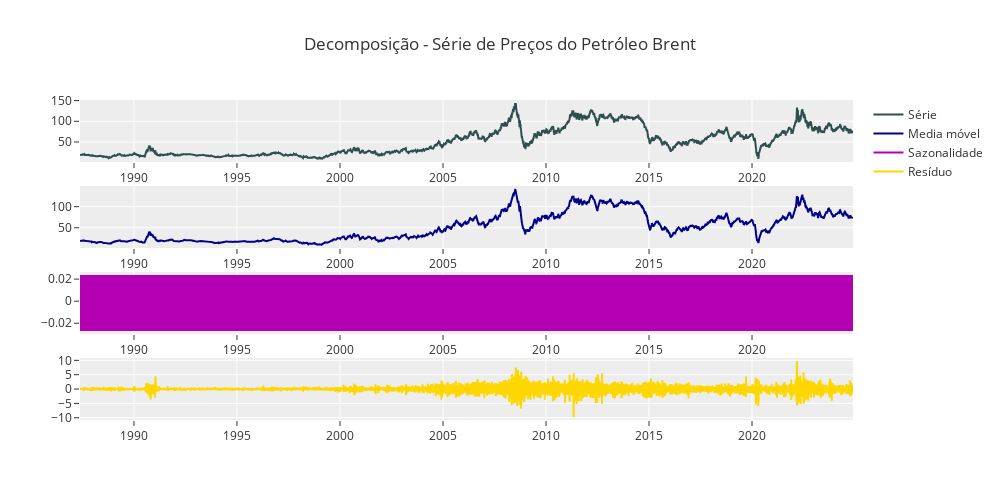

Notebook cell for this chart:
### Code cell
media_movel = resultados.trend.to_frame()
sazonalidade = resultados.seasonal.to_frame()
residuo = resultados.resid.to_frame()

fig = make_subplots(rows = 4, cols = 1)
fig.add_trace(go.Scatter(x=df_eda.index, y=df.preco, name='Série', marker=dict(color='#2F4F4F')), row=1, col=1)
fig.add_trace(go.Scatter(x=media_movel.index, y=media_movel.trend, name='Media móvel', marker=dict(color='#00008B')), row=2, col=1)
fig.add_trace(go.Scatter(x=sazonalidade.index, y=sazonalidade.seasonal, name='Sazonalidade', marker = dict(color='#B300B3')), row=3, col=1)
fig.add_trace(go.Scatter(x=residuo.index, y=residuo.resid, name='Resíduo', marker=dict(color='#FFD700')), row=4, col=1)
fig.update_layout(
    title={
        'text': 'Decomposição - Série de Preços do Petróleo Brent',
        'x': 0.5,
        'xanchor': 'center'
    },
    width=1000,
    height=500,
    template=template
)
fig.show()

### Figure 1 — Plotly figure (JSON) as saved in the notebook; plotly's stock layout.template omitted (floating-point values rounded to 4 significant figures; data arrays with more than 128 entries replaced by an {"elided": "..."} marker saying what was removed)
{"data": [{"marker": {"color": "#2F4F4F"}, "name": "Série", "type": "scatter", "x": {"elided": "11307 str values"}, "xaxis": "x", "y": {"elided": "11307 float values"}, "yaxis": "y"}, {"marker": {"color": "#00008B"}, "name": "Media móvel", "type": "scatter", "x": {"elided": "11307 str values"}, "xaxis": "x2", "y": {"elided": "11307 float values"}, "yaxis": "y2"}, {"marker": {"color": "#B300B3"}, "name": "Sazonalidade", "type": "scatter", "x": {"elided": "11307 str values"}, "xaxis": "x3", "y": {"elided": "11307 float values"}, "yaxis": "y3"}, {"marker": {"color": "#FFD700"}, "name": "Resíduo", "type": "scatter", "x": {"elided": "11307 str values"}, "xaxis": "x4", "y": {"elided": "11307 float values"}, "yaxis": "y4"}], "layout": {"height": 500, "title": {"text": "Decomposição - Série de Preços do Petróleo Brent", "x": 0.5, "xanchor": "center"}, "width": 1000, "xaxis": {"anchor": "y", "domain": [0, 1]}, "xaxis2": {"anchor": "y2", "domain": [0, 1]}, "xaxis3": {"anchor": "y3", "domain": [0, 1]}, "xaxis4": {"anchor": "y4", "domain": [0, 1]}, "yaxis": {"anchor": "x", "domain": [0.8063, 1]}, "yaxis2": {"anchor": "x2", "domain": [0.5375, 0.7312]}, "yaxis3": {"anchor": "x3", "domain": [0.2687, 0.4625]}, "yaxis4": {"anchor": "x4", "domain": [0, 0.1938]}}}
